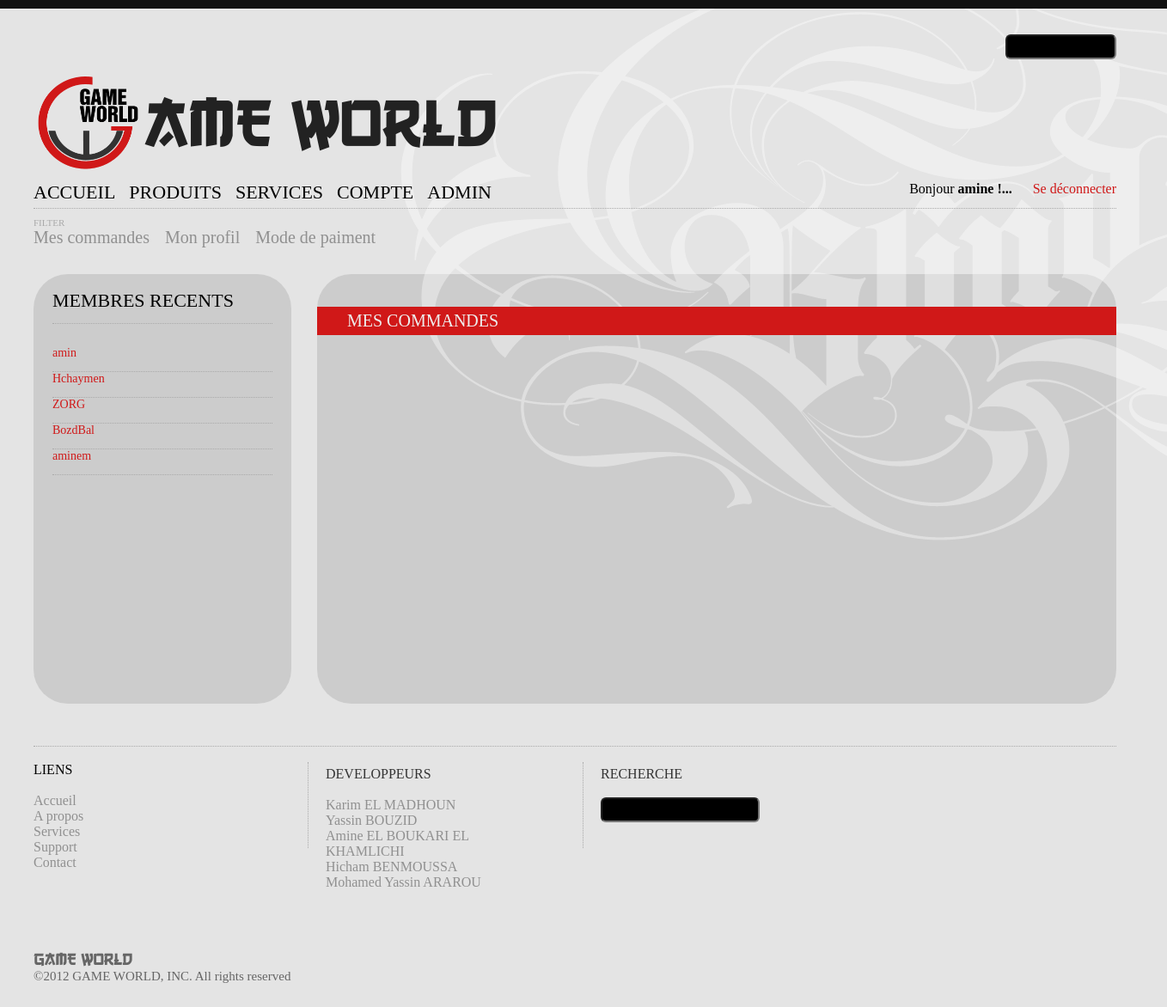
The page /index.php?select=account&prd=commandes (signed in) on the database its author committed.
### tables this page shows
CREATE TABLE IF NOT EXISTS `inscription` (
  `id` int(11) NOT NULL AUTO_INCREMENT,
  `Pseudo` varchar(10) NOT NULL,
  `Mot_de_passe` varchar(255) NOT NULL,
  `Nom` varchar(30) NOT NULL,
  `Prenom` varchar(30) NOT NULL,
  `Date_de_naissance` date NOT NULL,
  `Adresse_Email` varchar(30) NOT NULL,
  `Adresse` varchar(255) NOT NULL,
  `Code_postal` int(5) NOT NULL,
  `Ville` varchar(30) NOT NULL,
  `Pays` varchar(30) NOT NULL,
  PRIMARY KEY (`id`)
);

### account.php (the view, shortened to what this page needs)
	<?php
	if(isset($_SESSION['pseudo']) && isset($_SESSION['Mot_de_passe']))
	{
	?>
	<ul id="menu2">
		<li><a href="index.php?select=account&prd=commandes">Mes commandes</a></li>
		<li><a href="index.php?select=account&prd=profil">Mon profil</a></li>
		<li><a href="index.php?select=account&prd=paiment">Mode de paiment</a></li>
	</ul>
	<?php
	}
	?>
	<br/><br/><br/>
	<table width="1260" border="0" cellspacing="0" cellpadding="0"  >
		<tr height="500" valign="top">
			<td width="200" border="0" cellspacing="0" cellpadding="0" class="grisbotle2">
				<div id="redbotle2" style="color:#000">	MEMBRES RECENTS<br/>
					<div style="padding-top:13px; border-bottom:0.1px dotted #AAA"></div><br/>
					<?php
					if($conx=mysql_connect("localhost", "root", "")) {
					if($db=mysql_select_db("jeux")){
					$selection_affiche = mysql_query("SELECT * FROM inscription  ORDER BY id DESC LIMIT 0,5",$conx);
	   while($resultats = mysql_fetch_array($selection_affiche) )
    {
				?>
					<div style="color:#D01818;font-size:14;font-family:'2'">
						<?php echo $resultats['Pseudo'] ?>
							<div style="padding-top:13px; border-bottom:0.1px dotted #AAA"></div>
					</div>
					<?php } ?>
				</div>
			</td>
			<td width="20" ></td>
			<td width="620" class="grisbotle2">
					<?php
					if (isset($_SESSION['pseudo']) && isset($_SESSION['Mot_de_passe'])){
								if(isset($_GET['prd']) && ( $_GET['prd']=='commandes' ||  $_GET['prd']=='Done' || $_GET['prd']=='profil' || $_GET['prd']=='paiment' ||  $_GET['prd']=='Changer_profil'))
						include($_GET['prd'].'.php');
							else
								include('profil.php');
								}
					else {
						if(isset($_GET['prd']) && ( $_GET['prd']=='pass' || $_GET['prd']=='regles' || $_GET['prd']=='login' || $_GET['prd']=='signup' ))
								include($_GET['prd'].'.php');
						else include('login.php');
					}
					?>
				</div>
			</td>
		</tr>
	</table>
<?php
}
else die("Echec de connexion au serveur de base de données.");
}
?>

### style.css (style rules this page uses)
body { background:#E4E4E4 url(image/background.png) right top fixed no-repeat; margin:0 0 0 0; }
#menu2 { width:100%; text-align:left; font-family:"2"; font-size:20; color:#909090; list-style-type:none; margin:0; padding:0; }
#menu2 li { font-size:20; font-family:"2"; }
#menu2 a { color:#909090; font-size:1em; text-decoration:none; float:left; padding-right:18; }
#redbotle2 { padding:18 22 18 22; color:#fff; font-family:"2"; font-size:22; }
table td.grisbotle2 { background:#ccc url(image/background.png) top right fixed no-repeat;border-radius:40px; }
a { text-decoration:none; }

### rows shown on the page
inscription: Pseudo "amin"
inscription: Pseudo "Hchaymen"
inscription: Pseudo "ZORG"
inscription: Pseudo "BozdBal"
inscription: Pseudo "aminem"

### other values the page prints
$_SESSION['pseudo'] "amine"
